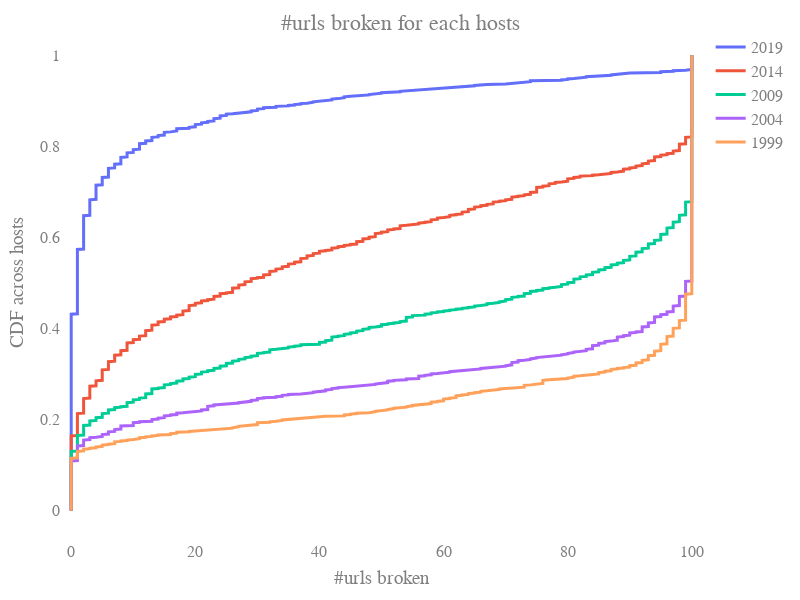

Notebook source saved alongside this figure:
### Markdown cell above
## CDF of #urls broken across year
- Broken: non 200 status code

### Code cell
years = [1999, 2004, 2009, 2014, 2019]
df = pd.DataFrame()
for year in reversed(years):
    print(year)
    missing_count = []
    hosts = db.url_status_implicit_broken.aggregate([
        {"$match": {"year": year}},
        {"$group": {"_id": "$hostname"}}
    ])
    for host in hosts:
        count = db.url_status_implicit_broken.count_documents({"year": year, "hostname": host['_id'], "status": re.compile('^[23]')})
        missing_count.append(100 - count)
    df[year] = missing_count
plotly_utils.plot_CDF(df, xtitle="#urls broken", ytitle="CDF across hosts", title="#urls broken for each hosts")

### Figure 1 — Plotly figure (JSON) as saved in the notebook; plotly's stock layout.template omitted (floating-point values rounded to 4 significant figures; data arrays with more than 128 entries replaced by an {"elided": "..."} marker saying what was removed)
{"data": [{"line": {"width": 3}, "mode": "lines", "name": "2019", "type": "scatter", "x": {"elided": "1000 int values"}, "y": {"elided": "1000 float values"}}, {"line": {"width": 3}, "mode": "lines", "name": "2014", "type": "scatter", "x": {"elided": "1000 int values"}, "y": {"elided": "1000 float values"}}, {"line": {"width": 3}, "mode": "lines", "name": "2009", "type": "scatter", "x": {"elided": "1000 int values"}, "y": {"elided": "1000 float values"}}, {"line": {"width": 3}, "mode": "lines", "name": "2004", "type": "scatter", "x": {"elided": "1000 int values"}, "y": {"elided": "1000 float values"}}, {"line": {"width": 3}, "mode": "lines", "name": "1999", "type": "scatter", "x": {"elided": "1000 int values"}, "y": {"elided": "1000 float values"}}], "layout": {"autosize": false, "font": {"color": "#7f7f7f", "family": "Time New Roman", "size": 16}, "height": 600, "margin": {"b": 50, "l": 50, "pad": 4, "r": 50, "t": 30}, "plot_bgcolor": "rgba(0, 0, 0, 0)", "title": {"text": "#urls broken for each hosts", "x": 0.5, "yanchor": "top"}, "width": 800, "xaxis": {"range": [-1, 101], "title": {"text": "#urls broken"}, "type": "linear"}, "yaxis": {"autorange": true, "range": [-0.05556, 1.056], "title": {"text": "CDF across hosts"}, "type": "linear"}}}
